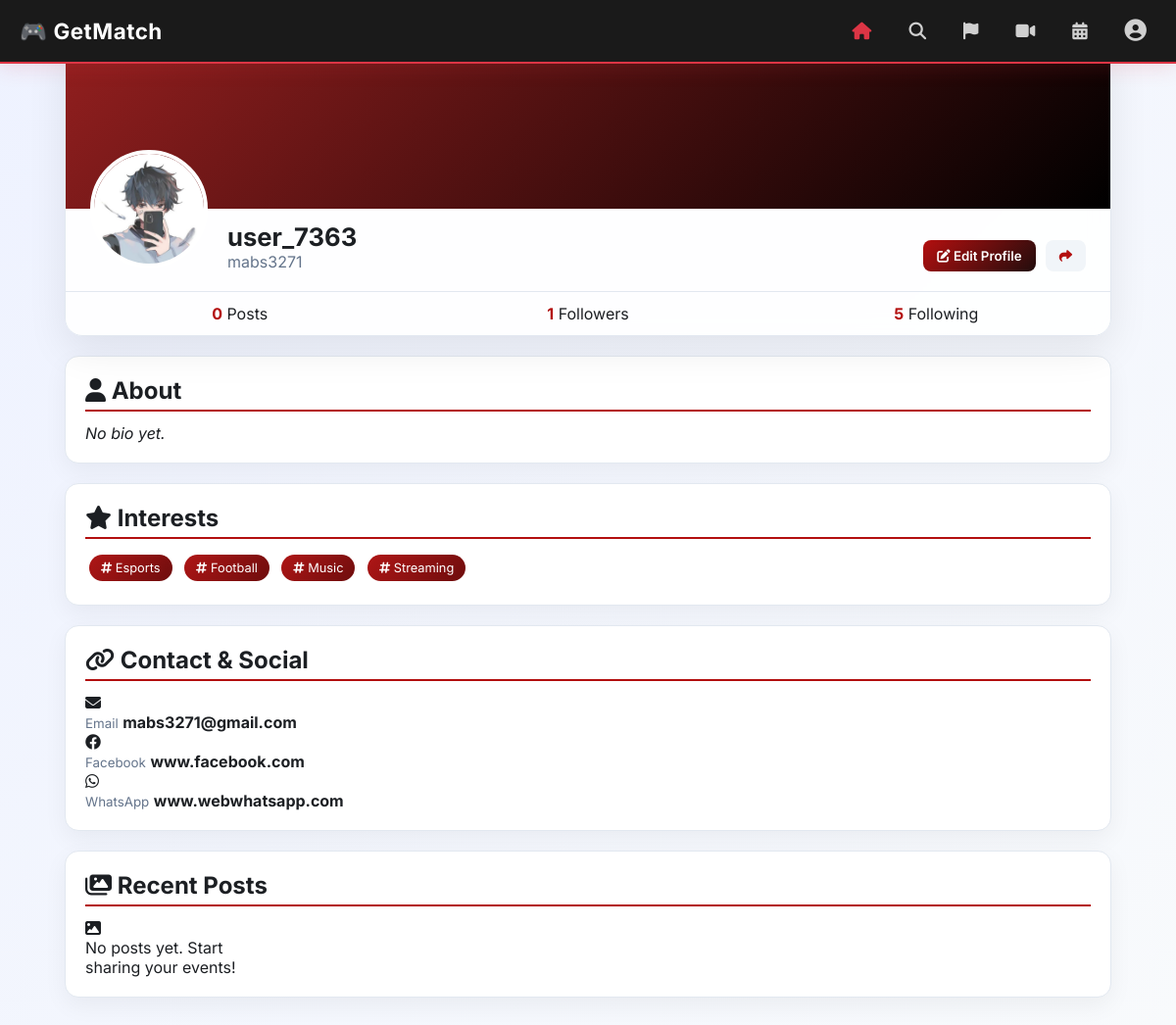
/my_Profile.php (signed in), run on the app's committed database.
### tables this page shows
CREATE TABLE IF NOT EXISTS `users` (
  `User_ID` int(11) NOT NULL AUTO_INCREMENT,
  `FULL_NAME` varchar(100) NOT NULL,
  `USER_NAME` varchar(50) NOT NULL,
  `USER_TYPE` varchar(2) NOT NULL,
  `PASSWORD_S` varchar(255) DEFAULT NULL,
  `EMAIL` varchar(60) NOT NULL,
  `IMAGE` varchar(200) DEFAULT 'assets/images/profile_pics/default.png',
  `FACEBOOK` varchar(200) DEFAULT 'www.facebook.com',
  `WHATSAPP` varchar(200) DEFAULT 'www.webwhatsapp.com',
  `BIO` varchar(500) DEFAULT 'bio here',
  `FALLOWERS` int(11) DEFAULT 0,
  `FALLOWING` int(11) DEFAULT 0,
  `POSTS` int(11) DEFAULT 0,
  `is_tagged` tinyint(1) DEFAULT 0,
  PRIMARY KEY (`User_ID`)
);

CREATE TABLE IF NOT EXISTS `tags` (
  `Tag_ID` int(11) NOT NULL AUTO_INCREMENT,
  `Tag_Name` varchar(50) DEFAULT NULL,
  PRIMARY KEY (`Tag_ID`),
  UNIQUE KEY `Tag_Name` (`Tag_Name`)
);

### my_Profile.php (the view, shortened to what this page needs)
<?php
include("config.php");
$user_id = $_SESSION['id'];
$stmt = $conn->prepare("SELECT * FROM users WHERE User_ID = ?");
$stmt->bind_param("i", $user_id);
$stmt->execute();
$user = $stmt->get_result()->fetch_assoc();
$tags_stmt = $conn->prepare("
    SELECT t.Tag_Name
    FROM user_tags ut
    JOIN tags t ON ut.Tag_ID = t.Tag_ID
    WHERE ut.User_ID = ?
");
$tags_stmt->bind_param("i", $user_id);
$tags_stmt->execute();
$tags_result = $tags_stmt->get_result();
?>
<!DOCTYPE html>
<html lang="en">
<head>
    <link rel="stylesheet" href="https://cdnjs.cloudflare.com/ajax/libs/font-awesome/6.4.0/css/all.min.css">
    <link rel="stylesheet" href="assets/css/style.css">
</head>
<body>
<nav class="navbar-custom">
    <div class="nav-container">
        <div class="logo" onclick="location.href='home.php'">
            🎮 <span>GetMatch</span>
        </div>
        <div class="nav-menu">
            <a href="home.php" class="nav-link active">
                <i class="fas fa-home"></i>
            </a>
            <a href="#" class="nav-link" data-bs-toggle="modal" data-bs-target="#search-model">
                <i class="fas fa-search"></i>
            </a>
            <a href="Events.php" class="nav-link">
                <i class="fas fa-flag"></i>
            </a>
            <a href="shorts.php" class="nav-link">
                <i class="fas fa-video"></i>
            </a>
            <a href="Event-Calander/index.php" class="nav-link">
                <i class="fas fa-calendar-alt"></i>
            </a>
            <a href="my_Profile.php" class="nav-link profile">
                <i class="fas fa-user-circle"></i>
            </a>
        </div>
    </div>
</nav>
<div class="container-custom">
    <div class="profile-header">
        <div class="header-cover"></div>
        <div class="profile-content">
            <div class="profile-top">
                <div class="profile-avatar">
                    <img src="<?php echo 'assets/images/profiles/' . htmlspecialchars($user['IMAGE']); ?>"
                         alt="Profile photo"
                         class="avatar-img">
                </div>
                <div class="profile-info">
                    <h1><?php echo htmlspecialchars($user['USER_NAME']); ?></h1>
                    <div class="handle"><?php echo htmlspecialchars($user['FULL_NAME']); ?></div>
                </div>
                <div class="action-buttons">
                    <form action="edit-profile.php" style="display:contents;">
                        <button type="submit" class="btn-custom btn-primary-custom">
                            <i class="fas fa-edit"></i> Edit Profile
                        </button>
                    </form>
                    <button class="btn-custom btn-secondary-custom border rounded-circle" type="button">
                        <i class="fas fa-share"></i>
                    </button>
                </div>
            </div>
            <div class="profile-stats">
                <div class="stat-item">
                    <span class="stat-count"><?php echo (int)($user['POSTS'] ?? 0); ?></span>
                    <span class="stat-label">Posts</span>
                </div>
                <div class="stat-item">
                    <span class="stat-count"><?php echo (int)($user['FALLOWERS'] ?? 0); ?></span>
                    <span class="stat-label">Followers</span>
                </div>
                <div class="stat-item">
                    <span class="stat-count"><?php echo (int)($user['FALLOWING'] ?? 0); ?></span>
                    <span class="stat-label">Following</span>
                </div>
            </div>
        </div>
    </div>
    <div class="section-card">
        <h2 class="section-title"><i class="fas fa-user"></i> About</h2>
        <p class="bio-text">
            <?php echo $user['BIO'] ? nl2br(htmlspecialchars($user['BIO'])) : '<em>No bio yet.</em>'; ?>
        </p>
    </div>
    <div class="section-card">
        <h2 class="section-title"><i class="fas fa-star"></i> Interests</h2>
        <div class="tags-container">
            <?php if($tags_result->num_rows > 0): ?>
                <?php while($tag = $tags_result->fetch_assoc()): ?>
                    <span class="tag-badge">
                        <i class="fas fa-hashtag"></i>
                        <?php echo htmlspecialchars($tag['Tag_Name']); ?>
                    </span>
                <?php endwhile; ?>
            <?php else: ?>
                <p class="bio-text" style="margin:0;">No interests selected yet.</p>
            <?php endif; ?>
        </div>
    </div>
    <div class="section-card">
        <h2 class="section-title"><i class="fas fa-link"></i> Contact &amp; Social</h2>
        <div class="social-list">
            <div class="social-item">
                <i class="fas fa-envelope"></i>
                <div>
                    <small style="color:var(--text-light);">Email</small>
                    <strong><?php echo htmlspecialchars($user['EMAIL']); ?></strong>
                </div>
            </div>
            <?php if(!empty($user['FACEBOOK'])): ?>
            <div class="social-item">
                <i class="fab fa-facebook"></i>
                <div>
                    <small style="color:var(--text-light);">Facebook</small>
                    <strong><?php echo htmlspecialchars($user['FACEBOOK']); ?></strong>
                </div>
            </div>
            <?php endif; ?>
            <?php if(!empty($user['WHATSAPP'])): ?>
            <div class="social-item">
                <i class="fab fa-whatsapp"></i>
                <div>
                    <small style="color:var(--text-light);">WhatsApp</small>
                    <strong><?php echo htmlspecialchars($user['WHATSAPP']); ?></strong>
                </div>
            </div>
            <?php endif; ?>
        </div>
    </div>
    <div class="section-card">
        <h2 class="section-title"><i class="fas fa-images"></i> Recent Posts</h2>
        <div class="posts-grid">
            <?php
            $posts_stmt = $conn->prepare("SELECT * FROM posts WHERE User_ID = ? ORDER BY Post_ID DESC");
            $posts_stmt->bind_param("i", $user_id);
            $posts_stmt->execute();
            $posts = $posts_stmt->get_result();
            if($posts->num_rows > 0):
                while($post = $posts->fetch_assoc()):
            ?>
            <div class="post-card">
                <img src="<?php echo 'assets/images/posts/' . htmlspecialchars($post['Img_Path']); ?>"
                     alt="Post image"
                     class="post-img">
                <div class="post-overlay">
                    <i class="fas fa-heart" style="color:#ec4899;font-size:2rem;"></i>
                </div>
            </div>
            <?php
                endwhile;
            else:
            ?>
            <div class="empty-state">
                <i class="fas fa-image"></i>
                <p>No posts yet. Start sharing your events!</p>
            </div>
            <?php endif; ?>
        </div>
    </div>
</div>
</body>
</html>

### assets/css/style.css (style rules this page uses)
:root { --bg: #f7f9fc; --card: #ffffff; --primary: #0b5ed7; --text: #1c1f23; --muted: #6c757d; --border: #eaeaea; }
* { margin: 0; padding: 0; box-sizing: border-box; font-family: 'Inter', sans-serif; }
body { background: var(--bg); color: var(--text); }

### my_Profile.php (style rules this page uses)
:root { --primary: #b30f0f; --primary-dark: #220d0d; --secondary: #791b1b; --bg-light: #f1f5f9; --bg-white: #ffffff; --text-dark: #0f172a; --text-light: #64748b; --border: #e2e8f0; }
body { font-family: 'Segoe UI', Roboto, sans-serif; background: linear-gradient(135deg, #eef2ff 0%, #f8fafc 100%); }
.container-custom { max-width: 1100px; margin: auto; padding: 2rem 1rem; }
.profile-header { background: rgba(255,255,255,0.9); backdrop-filter: blur(10px); border-radius: 18px; overflow: hidden; border: 1px solid var(--border); box-shadow: 0 15px 40px rgba(0,0,0,0.08); }
.header-cover { height: 180px; background: linear-gradient(135deg, #941f1f, #000000); }
.profile-top { display: flex; align-items: flex-end; gap: 20px; margin-top: -60px; padding: 0 25px; flex-wrap: wrap; }
.avatar-img { width: 120px; height: 120px; border-radius: 50%; border: 4px solid white; object-fit: cover; }
.profile-info { flex: 1; }
.profile-info h1 { font-size: 1.6rem; font-weight: 700; }
.handle { color: var(--text-light); }
.action-buttons { margin-left: auto; display: flex; gap: 10px; }
.btn-custom { border-radius: 8px; padding: 8px 14px; font-weight: 600; border: none; }
.btn-primary-custom { background: linear-gradient(135deg, var(--primary), var(--primary-dark)); color: white; }
.btn-secondary-custom { background: #f1f5f9; color: var(--primary); }
.profile-stats { display: flex; text-align: center; border-top: 1px solid var(--border); margin-top: 20px; }
.stat-item { flex: 1; padding: 12px; }
.stat-count { font-weight: bold; color: var(--primary); }
.section-card { background: white; border-radius: 14px; padding: 20px; margin-top: 20px; border: 1px solid var(--border); box-shadow: 0 8px 25px rgba(0,0,0,0.05); }
.section-title { font-weight: 700; margin-bottom: 12px; border-bottom: 2px solid var(--primary); padding-bottom: 5px; }
.tag-badge { background: linear-gradient(135deg, #af1616, #6e0d0d); color: white; padding: 6px 12px; border-radius: 20px; font-size: 0.8rem; margin: 4px; display: inline-block; }
.posts-grid { display: grid; grid-template-columns: repeat(auto-fill, minmax(140px,1fr)); gap: 10px; }
.navbar-custom { position: fixed; top: 0; width: 100%; background: #1a1a1a; border-bottom: 2px solid #dc3545; z-index: 999; box-shadow: 0 4px 20px rgba(220, 53, 69, 0.15); }
.nav-container { max-width: 1200px; margin: auto; padding: 12px 20px; display: flex; justify-content: space-between; align-items: center; }
.logo { font-size: 1.4rem; font-weight: 700; color: #dc3545; cursor: pointer; display: flex; align-items: center; gap: 6px; letter-spacing: 0.5px; }
.logo span { color: #ffffff; }
.nav-menu { display: flex; align-items: center; gap: 18px; }
.nav-link { color: #d0d0d0; font-size: 1.1rem; padding: 8px 10px; border-radius: 8px; transition: all 0.25s ease; position: relative; }
.nav-link.active { color: #dc3545; }
.nav-link.profile i { font-size: 1.4rem; }

### data on the page
users: IMAGE (placeholder picture), USER_NAME "user_7363", FULL_NAME "mabs3271", POSTS "0", FALLOWERS "1", FALLOWING "5", EMAIL "mabs3271@gmail.com", FACEBOOK "www.facebook.com", WHATSAPP "www.webwhatsapp.com"
tags: Tag_Name "Esports"
tags: Tag_Name "Football"
tags: Tag_Name "Music"
tags: Tag_Name "Streaming"
